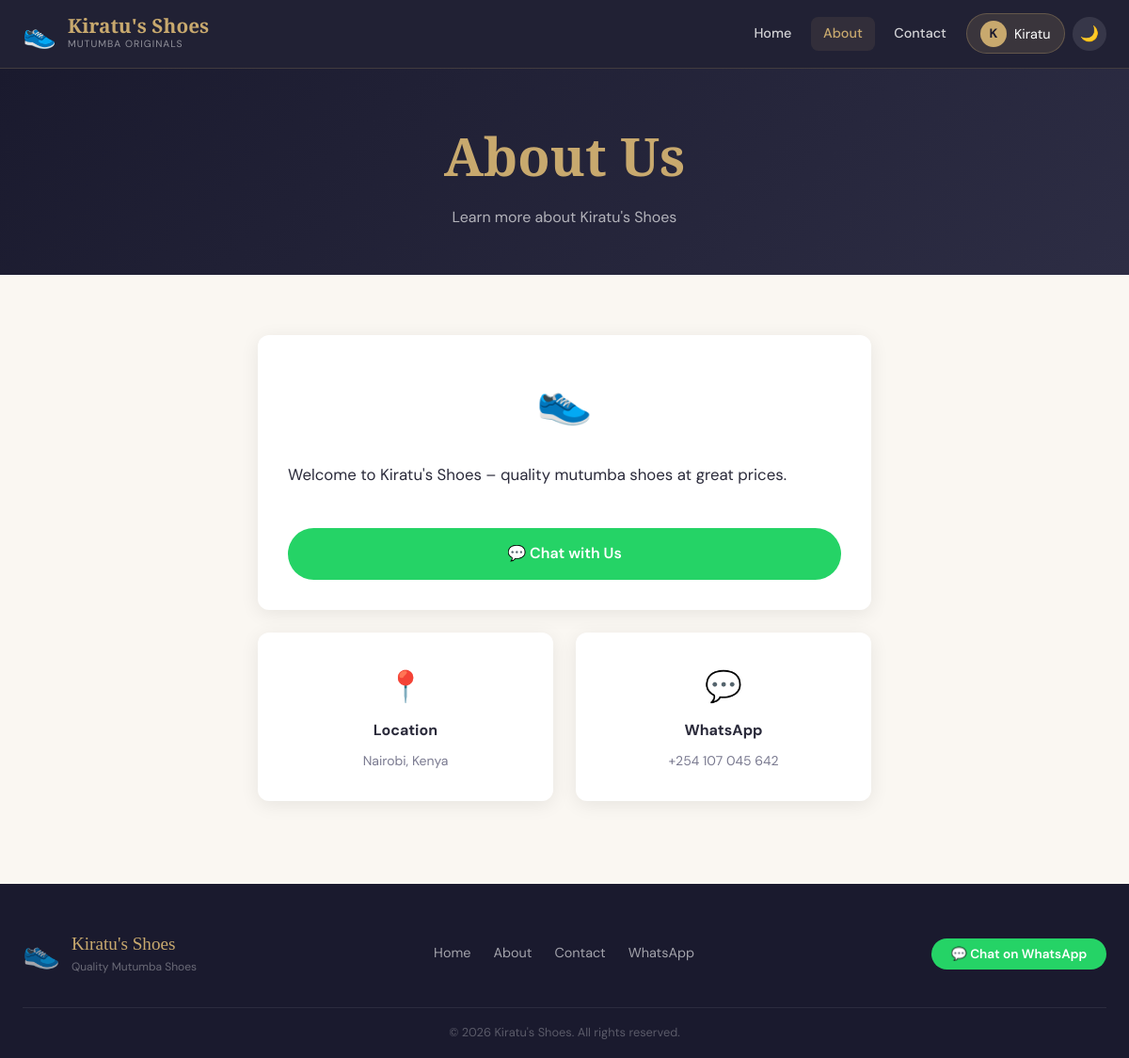
The page /about (signed in) on the database its author committed.
### tables this page shows
CREATE TABLE users(
        id INTEGER PRIMARY KEY AUTOINCREMENT,
        first_name TEXT NOT NULL, last_name TEXT NOT NULL,
        email TEXT UNIQUE NOT NULL, password_hash TEXT NOT NULL,
        is_verified INTEGER DEFAULT 0, is_admin INTEGER DEFAULT 0,
        created_at TEXT DEFAULT(datetime('now')));

CREATE TABLE app_settings(
        id INTEGER PRIMARY KEY AUTOINCREMENT,
        mpesa_till TEXT DEFAULT '0000000',
        whatsapp_link TEXT DEFAULT 'https://wa.me/254107045642',
        about_text TEXT DEFAULT 'Welcome to Kiratu''s Shoes – quality mutumba shoes at great prices.',
        show_sold_shoes INTEGER DEFAULT 1,
        primary_color TEXT DEFAULT '#c8a96e',
        accent_color TEXT DEFAULT '#1a1a2e');

### app.py (the view)
@app.route('/about')
def about(): return render_template('about.html')

### app.py (called while the page is built)
def get_db():
    if 'db' not in g:
        g.db = sqlite3.connect(app.config['DATABASE'])
        g.db.row_factory = sqlite3.Row
        g.db.execute("PRAGMA foreign_keys=ON")
    return g.db

def qdb(sql, args=(), one=False, commit=False):
    db = get_db()
    cur = db.execute(sql, args)
    if commit:
        db.commit()
        return cur.lastrowid
    rv = cur.fetchall()
    return (rv[0] if rv else None) if one else rv

def get_settings():
    s=qdb("SELECT * FROM app_settings LIMIT 1",one=True)
    if not s:
        qdb("INSERT INTO app_settings(id) VALUES(1)",commit=True)
        s=qdb("SELECT * FROM app_settings LIMIT 1",one=True)
    return s

def cur_user():
    uid=session.get('user_id')
    return qdb("SELECT * FROM users WHERE id=?", (uid,),one=True) if uid else None

@app.context_processor
def ctx():
    settings=get_settings()
    ads=qdb("SELECT * FROM ads WHERE is_active=1 ORDER BY created_at DESC")
    return dict(current_user=cur_user(),settings=settings,theme=request.cookies.get('theme','light'),
        active_ads=ads,is_new_shoe=is_new,pdt=pdt)

### templates/about.html (shortened to what this page needs)
{% extends "base.html" %}
{% block content %}
<div class="page-header">
    <h1>About Us</h1>
    <p>Learn more about Kiratu's Shoes</p>
</div>
<section class="section">
    <div class="container" style="max-width:700px;">
        <div class="card fade-up">
            <div style="font-size:3rem;text-align:center;margin-bottom:1.5rem;">👟</div>
            <div style="font-size:1.05rem;line-height:1.9;color:var(--text);">
                {{ settings['about_text']|safe }}
            </div>
            <div style="margin-top:2.5rem;text-align:center;">
                <a href="{{ settings['whatsapp_link'] }}" target="_blank" class="btn-whatsapp btn btn-lg">
                    💬 Chat with Us
                </a>
            </div>
        </div>
        <div style="display:grid;grid-template-columns:1fr 1fr;gap:1.5rem;margin-top:1.5rem;">
            <div class="card text-center fade-up fade-up-2">
                <div style="font-size:2rem;margin-bottom:0.5rem;">📍</div>
                <strong>Location</strong>
                <p class="text-muted mt-1">Nairobi, Kenya</p>
            </div>
            <div class="card text-center fade-up fade-up-3">
                <div style="font-size:2rem;margin-bottom:0.5rem;">💬</div>
                <strong>WhatsApp</strong>
                <p class="text-muted mt-1">+254 107 045 642</p>
            </div>
        </div>
    </div>
</section>
{% endblock %}

### templates/base.html (shortened to what this page needs)
<!DOCTYPE html>
<html lang="en" data-theme="{{ theme }}">
<head>
    <link rel="stylesheet" href="{{ url_for('static', filename='css/style.css') }}">
</head>
<body>
<nav class="navbar">
    <div class="nav-inner">
        <a href="{{ url_for('home') }}" class="brand">
            <span class="brand-icon">👟</span>
            <div>
                <div class="brand-name">Kiratu's Shoes</div>
                <div class="brand-tagline">Mutumba Originals</div>
            </div>
        </a>
        <div class="nav-links">
            <a href="{{ url_for('home') }}" class="nav-link {% if request.endpoint == 'home' %}active{% endif %}">Home</a>
            <a href="{{ url_for('about') }}" class="nav-link {% if request.endpoint == 'about' %}active{% endif %}">About</a>
            <a href="{{ url_for('contact') }}" class="nav-link {% if request.endpoint == 'contact' %}active{% endif %}">Contact</a>
            {% if current_user %}
                <div class="nav-dropdown">
                    <button class="nav-user-btn">
                        <span class="user-avatar">{{ current_user['first_name'][0] }}</span>
                        {{ current_user['first_name'] }}
                    </button>
                </div>
            {% else %}
                <a href="{{ url_for('login') }}" class="btn btn-outline-gold">Login</a>
                <a href="{{ url_for('register') }}" class="btn btn-gold">Register</a>
            {% endif %}
            <button class="theme-toggle" onclick="toggleTheme()" title="Toggle theme">
                {% if theme == 'dark' %}☀️{% else %}🌙{% endif %}
            </button>
        </div>
    </div>
</nav>
<main>
    {% block content %}{% endblock %}
</main>
<footer class="footer">
    <div class="footer-inner">
        <div class="footer-brand">
            <span style="font-size:2rem">👟</span>
            <div>
                <div class="footer-name">Kiratu's Shoes</div>
                <div class="footer-sub">Quality Mutumba Shoes</div>
            </div>
        </div>
        <div class="footer-links">
            <a href="{{ url_for('home') }}">Home</a>
            <a href="{{ url_for('about') }}">About</a>
            <a href="{{ url_for('contact') }}">Contact</a>
            <a href="{{ settings['whatsapp_link'] }}" target="_blank" rel="noopener">WhatsApp</a>
        </div>
        <div class="footer-whatsapp">
            <a href="{{ settings['whatsapp_link'] }}" target="_blank" rel="noopener" class="btn-whatsapp-footer">
                💬 Chat on WhatsApp
            </a>
        </div>
    </div>
    <div class="footer-bottom">
        <p>&copy; {{ 2026 }} Kiratu's Shoes. All rights reserved.</p>
    </div>
</footer>
</body>
</html>

### rows shown on the page
users: first_name "K", first_name "Kiratu"
app_settings: about_text "Welcome to Kiratu's Shoes – quality mutumba shoes at great prices."

### other values the page prints
{{ 2026 }} "2026"
